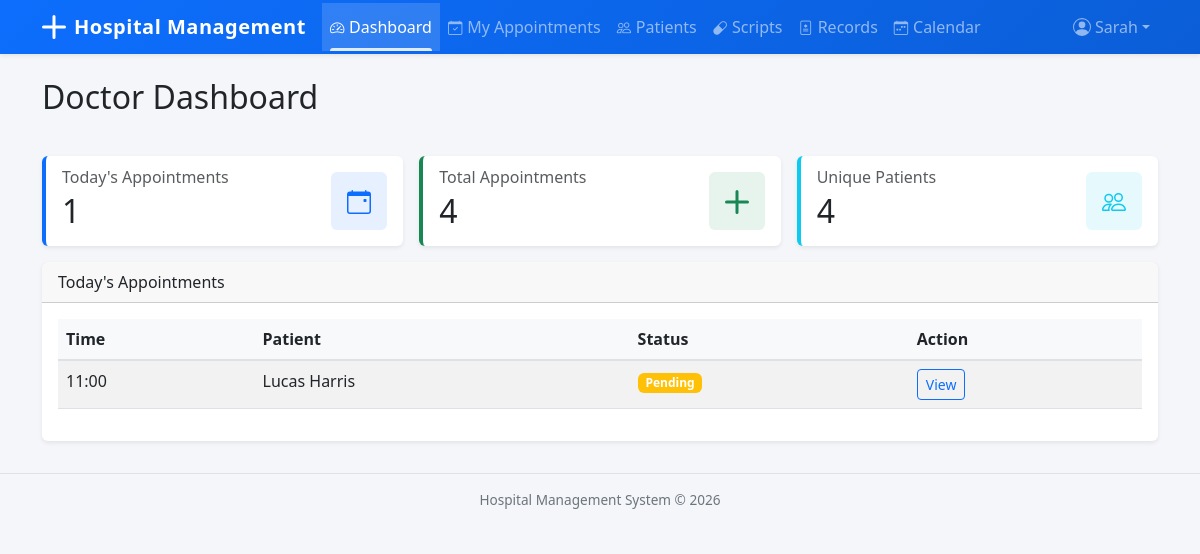
The app's page /dashboard/doctor/ (signed in) with its own data.
### accounts/models.py (models this page shows, shortened)
class User(AbstractUser):
    class Role(models.TextChoices):
        ADMIN = 'Admin', 'Admin'
        DOCTOR = 'Doctor', 'Doctor'
        RECEPTIONIST = 'Receptionist', 'Receptionist'
    role = models.CharField(max_length=20, choices=Role.choices, default=Role.RECEPTIONIST)
    phone_number = models.CharField(max_length=15, blank=True)

### appointments/models.py (models this page shows, shortened)
class Appointment(models.Model):
    class Status(models.TextChoices):
        PENDING = 'Pending', 'Pending'
        CONFIRMED = 'Confirmed', 'Confirmed'
        COMPLETED = 'Completed', 'Completed'
        CANCELLED = 'Cancelled', 'Cancelled'
    patient = models.ForeignKey(
        'patients.Patient', on_delete=models.CASCADE, related_name='appointments'
    )
    doctor = models.ForeignKey(
        'doctors.Doctor', on_delete=models.SET_NULL, null=True, related_name='appointments'
    )
    department = models.ForeignKey(
        'departments.Department', on_delete=models.SET_NULL, null=True
    )
    appointment_date = models.DateField()
    appointment_time = models.TimeField()
    status = models.CharField(max_length=20, choices=Status.choices, default=Status.PENDING)
    reason_for_visit = models.TextField(blank=True)
    notes = models.TextField(blank=True)
    created_at = models.DateTimeField(auto_now_add=True)
    class Meta:
        ordering = ['-appointment_date', '-appointment_time']

### patients/models.py (models this page shows)
class Patient(models.Model):
    class Gender(models.TextChoices):
        MALE = 'Male', 'Male'
        FEMALE = 'Female', 'Female'
        OTHER = 'Other', 'Other'
    class BloodGroup(models.TextChoices):
        A_POS = 'A+', 'A+'
        A_NEG = 'A-', 'A-'
        B_POS = 'B+', 'B+'
        B_NEG = 'B-', 'B-'
        AB_POS = 'AB+', 'AB+'
        AB_NEG = 'AB-', 'AB-'
        O_POS = 'O+', 'O+'
        O_NEG = 'O-', 'O-'
    first_name = models.CharField(max_length=50)
    last_name = models.CharField(max_length=50)
    date_of_birth = models.DateField()
    gender = models.CharField(max_length=10, choices=Gender.choices)
    blood_group = models.CharField(max_length=5, choices=BloodGroup.choices, blank=True)
    phone_number = models.CharField(max_length=15)
    email = models.EmailField(blank=True)
    address = models.TextField(blank=True)
    emergency_contact_name = models.CharField(max_length=100, blank=True)
    emergency_contact_phone = models.CharField(max_length=15, blank=True)
    registered_date = models.DateTimeField(auto_now_add=True)
    class Meta:
        ordering = ['first_name', 'last_name']
    def __str__(self):
        return f"{self.first_name} {self.last_name}"

### accounts/views.py (the view)
# urls.py: path('dashboard/doctor/', views.doctor_dashboard, name='doctor_dashboard'),
@login_required
def doctor_dashboard(request):
    try:
        doctor = request.user.doctor
    except ObjectDoesNotExist:
        messages.error(request, 'Doctor profile not found.')
        return redirect('dashboard_redirect')
    today = timezone.now().date()
    context = {
        'today_appointments': Appointment.objects.filter(
            doctor=doctor, appointment_date=today
        ).order_by('appointment_time'),
        'total_appointments': Appointment.objects.filter(doctor=doctor).count(),
        'recent_patients': Appointment.objects.filter(
            doctor=doctor
        ).values('patient').distinct().count(),
    }
    return render(request, 'accounts/doctor_dashboard.html', context)

### templates/accounts/doctor_dashboard.html (shortened to what this page needs)
{% extends 'base.html' %}
{% block content %}
<h2>Doctor Dashboard</h2>
<div class="row mt-4 g-3">
    <div class="col-md-4">
        <div class="card stat-card primary">
            <div class="card-body">
                <div class="d-flex justify-content-between align-items-center">
                    <div>
                        <h6 class="card-subtitle text-muted mb-1">Today's Appointments</h6>
                        <h2 class="card-title mb-0">{{ today_appointments|length }}</h2>
                    </div>
                    <div class="bg-primary bg-opacity-10 p-3 rounded">
                    </div>
                </div>
            </div>
        </div>
    </div>
    <div class="col-md-4">
        <div class="card stat-card success">
            <div class="card-body">
                <div class="d-flex justify-content-between align-items-center">
                    <div>
                        <h6 class="card-subtitle text-muted mb-1">Total Appointments</h6>
                        <h2 class="card-title mb-0">{{ total_appointments }}</h2>
                    </div>
                    <div class="bg-success bg-opacity-10 p-3 rounded">
                        <svg xmlns="http://www.w3.org/2000/svg" width="24" height="24" fill="#198754" viewBox="0 0 16 16"><path d="M8 0a1 1 0 0 1 1 1v6h6a1 1 0 1 1 0 2H9v6a1 1 0 1 1-2 0V9H1a1 1 0 0 1 0-2h6V1a1 1 0 0 1 1-1z"/></svg>
                    </div>
                </div>
            </div>
        </div>
    </div>
    <div class="col-md-4">
        <div class="card stat-card info">
            <div class="card-body">
                <div class="d-flex justify-content-between align-items-center">
                    <div>
                        <h6 class="card-subtitle text-muted mb-1">Unique Patients</h6>
                        <h2 class="card-title mb-0">{{ recent_patients }}</h2>
                    </div>
                    <div class="bg-info bg-opacity-10 p-3 rounded">
                    </div>
                </div>
            </div>
        </div>
    </div>
</div>
<div class="card mt-3">
    <div class="card-header">Today's Appointments</div>
    <div class="card-body">
        {% if today_appointments %}
        <table class="table table-striped">
            <thead><tr><th>Time</th><th>Patient</th><th>Status</th><th>Action</th></tr></thead>
            <tbody>
            {% for apt in today_appointments %}
            <tr>
                <td>{{ apt.appointment_time|time:"H:i" }}</td>
                <td>{{ apt.patient }}</td>
                <td><span class="badge bg-{% if apt.status == 'Completed' %}success{% elif apt.status == 'Cancelled' %}danger{% elif apt.status == 'Confirmed' %}info{% else %}warning{% endif %}">{{ apt.status }}</span></td>
                <td><a href="{% url 'appointment_detail' apt.id %}" class="btn btn-sm btn-outline-primary">View</a></td>
            </tr>
            {% endfor %}
            </tbody>
        </table>
        {% else %}
        <p class="text-muted">No appointments today.</p>
        {% endif %}
    </div>
</div>
{% endblock %}

### templates/base.html (shortened to what this page needs)
<!DOCTYPE html>
<html lang="en">
<head>
    <link href="https://cdn.jsdelivr.net/npm/bootstrap@5.3.0/dist/css/bootstrap.min.css" rel="stylesheet">
    <link rel="stylesheet" href="https://cdn.jsdelivr.net/npm/bootstrap-icons@1.11.3/font/bootstrap-icons.min.css">
</head>
<body>
    <nav class="navbar navbar-expand-lg navbar-dark bg-primary shadow-sm">
        <div class="container">
            <a class="navbar-brand d-flex align-items-center" href="{% url 'dashboard_redirect' %}">
                <svg xmlns="http://www.w3.org/2000/svg" width="24" height="24" fill="currentColor" class="me-2" viewBox="0 0 16 16">
                    <path d="M8 0a1 1 0 0 1 1 1v6h6a1 1 0 1 1 0 2H9v6a1 1 0 1 1-2 0V9H1a1 1 0 0 1 0-2h6V1a1 1 0 0 1 1-1z"/>
                </svg>
                <span class="d-none d-sm-inline">Hospital Management</span><span class="d-sm-none">HMS</span>
            </a>
            <div class="collapse navbar-collapse" id="navbarNav">
                {% if user.is_authenticated %}
                <ul class="navbar-nav me-auto">
                    {% if user.role == 'Admin' %}
                    <li class="nav-item"><a class="nav-link{% if request.resolver_match.url_name == 'admin_dashboard' %} active{% endif %}" href="{% url 'admin_dashboard' %}"><i class="bi bi-speedometer2 nav-icon"></i>Dashboard</a></li>
                    <li class="nav-item"><a class="nav-link{% if request.resolver_match.url_name == 'department_list' %} active{% endif %}" href="{% url 'department_list' %}"><i class="bi bi-building nav-icon"></i>Departments</a></li>
                    <li class="nav-item"><a class="nav-link{% if 'doctor' in request.resolver_match.url_name %} active{% endif %}" href="{% url 'doctor_list' %}"><i class="bi bi-person-badge nav-icon"></i>Doctors</a></li>
                    <li class="nav-item"><a class="nav-link{% if 'patient' in request.resolver_match.url_name %} active{% endif %}" href="{% url 'patient_list' %}"><i class="bi bi-people nav-icon"></i>Patients</a></li>
                    <li class="nav-item"><a class="nav-link{% if 'appointment' in request.resolver_match.url_name %} active{% endif %}" href="{% url 'appointment_list' %}"><i class="bi bi-calendar-check nav-icon"></i>Appointments</a></li>
                    <li class="nav-item"><a class="nav-link{% if 'prescription' in request.resolver_match.url_name %} active{% endif %}" href="{% url 'prescription_list' %}"><i class="bi bi-capsule nav-icon"></i>Prescriptions</a></li>
                    <li class="nav-item"><a class="nav-link{% if 'record' in request.resolver_match.url_name %} active{% endif %}" href="{% url 'medical_record_list' %}"><i class="bi bi-file-medical nav-icon"></i>Records</a></li>
                    <li class="nav-item"><a class="nav-link{% if 'report' in request.resolver_match.url_name %} active{% endif %}" href="{% url 'patient_report' %}"><i class="bi bi-graph-up nav-icon"></i>Reports</a></li>
                    <li class="nav-item"><a class="nav-link{% if 'calendar' in request.resolver_match.url_name %} active{% endif %}" href="{% url 'doctor_calendar' %}"><i class="bi bi-calendar-week nav-icon"></i>Calendar</a></li>
                    {% elif user.role == 'Doctor' %}
                    <li class="nav-item"><a class="nav-link{% if request.resolver_match.url_name == 'doctor_dashboard' %} active{% endif %}" href="{% url 'doctor_dashboard' %}"><i class="bi bi-speedometer2 nav-icon"></i>Dashboard</a></li>
                    <li class="nav-item"><a class="nav-link" href="{% url 'doctor_appointments' %}"><i class="bi bi-calendar-check nav-icon"></i>My Appointments</a></li>
                    <li class="nav-item"><a class="nav-link{% if 'patient' in request.resolver_match.url_name %} active{% endif %}" href="{% url 'patient_list' %}"><i class="bi bi-people nav-icon"></i>Patients</a></li>
                    <li class="nav-item"><a class="nav-link{% if request.resolver_match.url_name == 'doctor_prescriptions' %} active{% endif %}" href="{% url 'doctor_prescriptions' %}"><i class="bi bi-capsule nav-icon"></i>Scripts</a></li>
                    <li class="nav-item"><a class="nav-link" href="{% url 'doctor_medical_records' %}"><i class="bi bi-file-medical nav-icon"></i>Records</a></li>
                    <li class="nav-item"><a class="nav-link{% if 'calendar' in request.resolver_match.url_name %} active{% endif %}" href="{% url 'doctor_calendar' %}"><i class="bi bi-calendar-week nav-icon"></i>Calendar</a></li>
                    {% endif %}
                </ul>
                <ul class="navbar-nav">
                    <li class="nav-item dropdown">
                        <a class="nav-link dropdown-toggle d-flex align-items-center" href="#" role="button" data-bs-toggle="dropdown">
                            <span class="d-none d-md-inline">{{ user.get_short_name|default:user.username }}</span>
                        </a>
                    </li>
                </ul>
                {% endif %}
            </div>
        </div>
    </nav>
    <div class="container mt-4">
        {% block content %}{% endblock %}
    </div>
    <footer class="footer text-center">
        <div class="container">
            Hospital Management System &copy; {% now "Y" %}
        </div>
    </footer>
</body>
</html>

### templates/base.html (style rules this page uses)
body { background-color: #f4f6f9; }
.navbar { padding-top: 0; padding-bottom: 0; background: linear-gradient(135deg, #0d6efd 0%, #0b5ed7 100%); }
.navbar-brand { font-weight: 700; letter-spacing: 0.5px; padding-top: 0.75rem; padding-bottom: 0.75rem; }
.navbar .nav-link { padding-top: 0.75rem; padding-bottom: 0.75rem; position: relative; transition: background-color 0.15s; }
.navbar .nav-link.active { background-color: rgba(255,255,255,0.15); }
.navbar .nav-link.active::after { content: ''; position: absolute; bottom: 0; left: 0.5rem; right: 0.5rem; height: 3px; background: rgba(255,255,255,0.85); border-radius: 3px 3px 0 0; }
.card { border: none; box-shadow: 0 0.125rem 0.25rem rgba(0,0,0,0.075); transition: box-shadow 0.2s; }
.table th { background-color: #f8f9fa; border-bottom-width: 2px; }
.footer { font-size: 0.85rem; color: #6c757d; border-top: 1px solid #dee2e6; padding: 1rem 0; margin-top: 2rem; }
.stat-card { border-left: 4px solid; }
.stat-card.primary { border-left-color: #0d6efd; }
.stat-card.success { border-left-color: #198754; }
.stat-card.info { border-left-color: #0dcaf0; }
.nav-icon { margin-right: 0.3rem; font-size: 0.9rem; }

### records on screen
User: get_short_name "Sarah"
Appointment: appointment_time "11:00", patient "Lucas Harris", status "Pending"

### other values on screen
{{ today_appointments|length }} "1"
{{ total_appointments }} "4"
{{ recent_patients }} "4"
